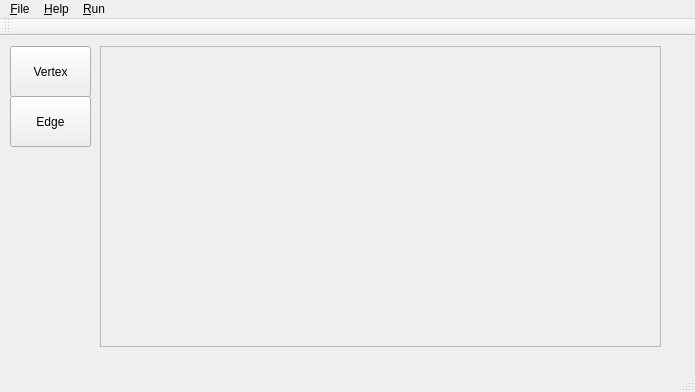
<?xml version="1.0" encoding="UTF-8"?>
<ui version="4.0">
 <class>MainWindow</class>
 <widget class="QMainWindow" name="MainWindow">
  <property name="geometry">
   <rect>
    <x>0</x>
    <y>0</y>
    <width>695</width>
    <height>392</height>
   </rect>
  </property>
  <property name="windowTitle">
   <string>MainWindow</string>
  </property>
  <widget class="QWidget" name="centralWidget">
   <widget class="QToolButton" name="toolButton">
    <property name="geometry">
     <rect>
      <x>10</x>
      <y>10</y>
      <width>81</width>
      <height>51</height>
     </rect>
    </property>
    <property name="text">
     <string>Vertex</string>
    </property>
   </widget>
   <widget class="QToolButton" name="toolButton_2">
    <property name="geometry">
     <rect>
      <x>10</x>
      <y>60</y>
      <width>81</width>
      <height>51</height>
     </rect>
    </property>
    <property name="text">
     <string>Edge</string>
    </property>
   </widget>
   <widget class="QFrame" name="frame">
    <property name="geometry">
     <rect>
      <x>100</x>
      <y>10</y>
      <width>561</width>
      <height>301</height>
     </rect>
    </property>
    <property name="frameShape">
     <enum>QFrame::StyledPanel</enum>
    </property>
    <property name="frameShadow">
     <enum>QFrame::Raised</enum>
    </property>
   </widget>
  </widget>
  <widget class="QMenuBar" name="menuBar">
   <property name="geometry">
    <rect>
     <x>0</x>
     <y>0</y>
     <width>695</width>
     <height>25</height>
    </rect>
   </property>
   <widget class="QMenu" name="menuNew">
    <property name="title">
     <string>&amp;File</string>
    </property>
    <addaction name="actionNew_graph"/>
    <addaction name="actionLoad_graph"/>
    <addaction name="actionSave_graph"/>
    <addaction name="actionExit"/>
   </widget>
   <widget class="QMenu" name="menuHelp">
    <property name="title">
     <string>&amp;Help</string>
    </property>
   </widget>
   <widget class="QMenu" name="menu_Run">
    <property name="title">
     <string>&amp;Run</string>
    </property>
   </widget>
   <addaction name="menuNew"/>
   <addaction name="menuHelp"/>
   <addaction name="menu_Run"/>
  </widget>
  <widget class="QToolBar" name="mainToolBar">
   <attribute name="toolBarArea">
    <enum>TopToolBarArea</enum>
   </attribute>
   <attribute name="toolBarBreak">
    <bool>false</bool>
   </attribute>
  </widget>
  <widget class="QStatusBar" name="statusBar"/>
  <action name="actionNew_graph">
   <property name="text">
    <string>&amp;New graph</string>
   </property>
  </action>
  <action name="actionLoad_graph">
   <property name="text">
    <string>&amp;Load graph</string>
   </property>
  </action>
  <action name="actionSave_graph">
   <property name="text">
    <string>&amp;Save graph</string>
   </property>
  </action>
  <action name="actionExit">
   <property name="text">
    <string>&amp;Exit</string>
   </property>
  </action>
 </widget>
 <layoutdefault spacing="6" margin="11"/>
 <resources/>
 <connections/>
</ui>
